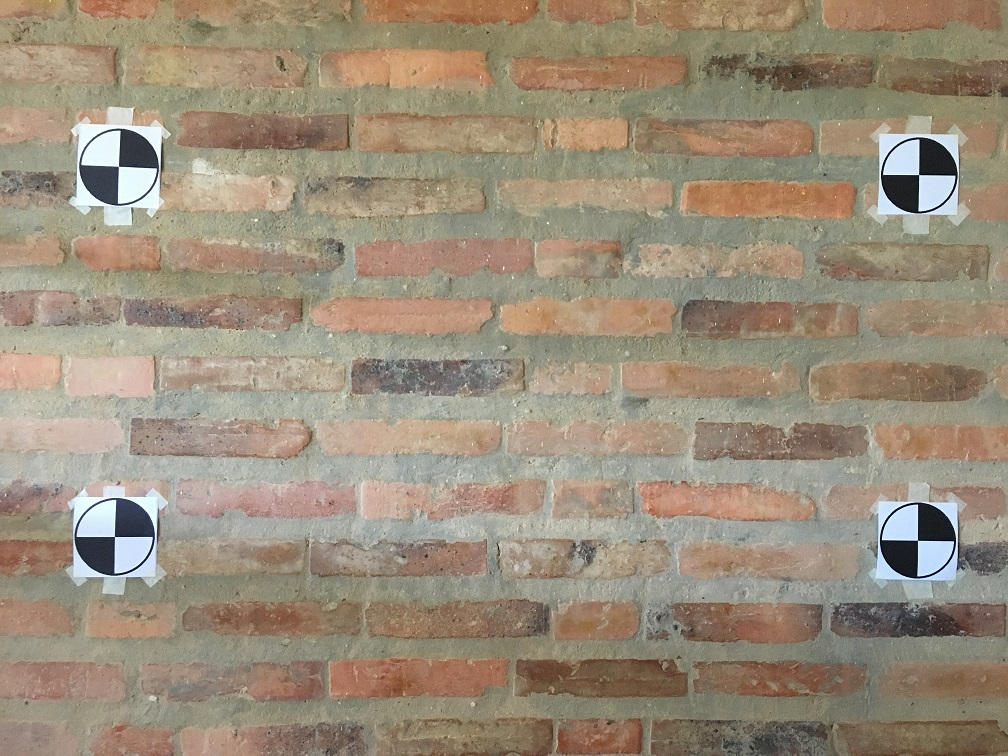
#> input picture inputs/real1.jpg, 1008 x 756 px
$ python -i ARTest.py   (imports and definitions only)
#> lines starting #> are read from the running program, lines starting #| are printed output that depends on the picture; after the words box and inside, x2 and y2 are one past the last pixel; in counts of white or black regions, pixels touching at a corner belong together
#> further down, picture is the input picture: shape (756, 1008, 3); mean B, G, R 122.5, 141.7, 154.7
import cv2
import numpy as np
import math
import operator


def find_markers(image, template = None, prevFrameMarkers = None):
    """Finds four corner markers.

    Use a combination of circle finding, corner detection and convolution to
    find the four markers in the image.

    Args:
        image (numpy.array): image array of uint8 values.
        template (numpy.array): template image of the markers.
        prevFrameMarkers:  List of four (x, y) tuples
            in the order [top-left, bottom-left, top-right, bottom-right]
            that were the marker locations in the previous frame of the video

    Returns:
        list: List of four (x, y) tuples
            in the order [top-left, bottom-left, top-right, bottom-right].
    """
    """average convolution result and prev frame"""
    print("running function for markers")
    copy = np.copy(image)
    gray = cv2.cvtColor(copy, cv2.COLOR_BGR2GRAY)
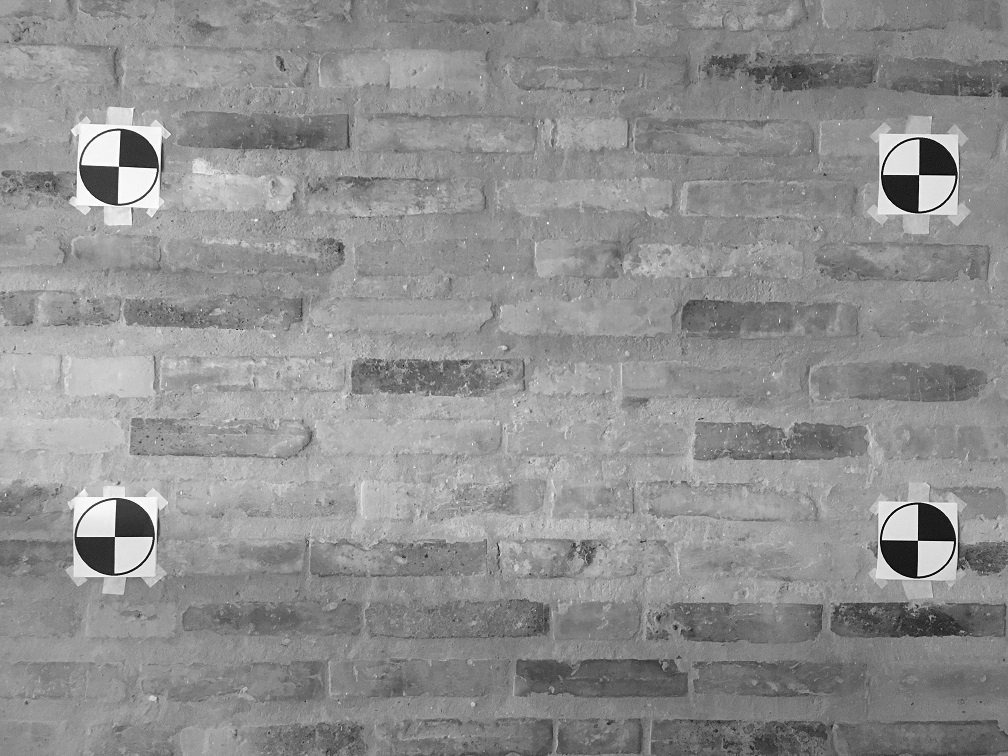
#> gray: shape (756, 1008); min 1, max 255, mean 143.4
    copy = cv2.GaussianBlur(image,(9,9),0)
    #find corners and get set of points
    harris = cv2.cornerHarris(gray, blockSize = 6, ksize = 7, k = 0.04)
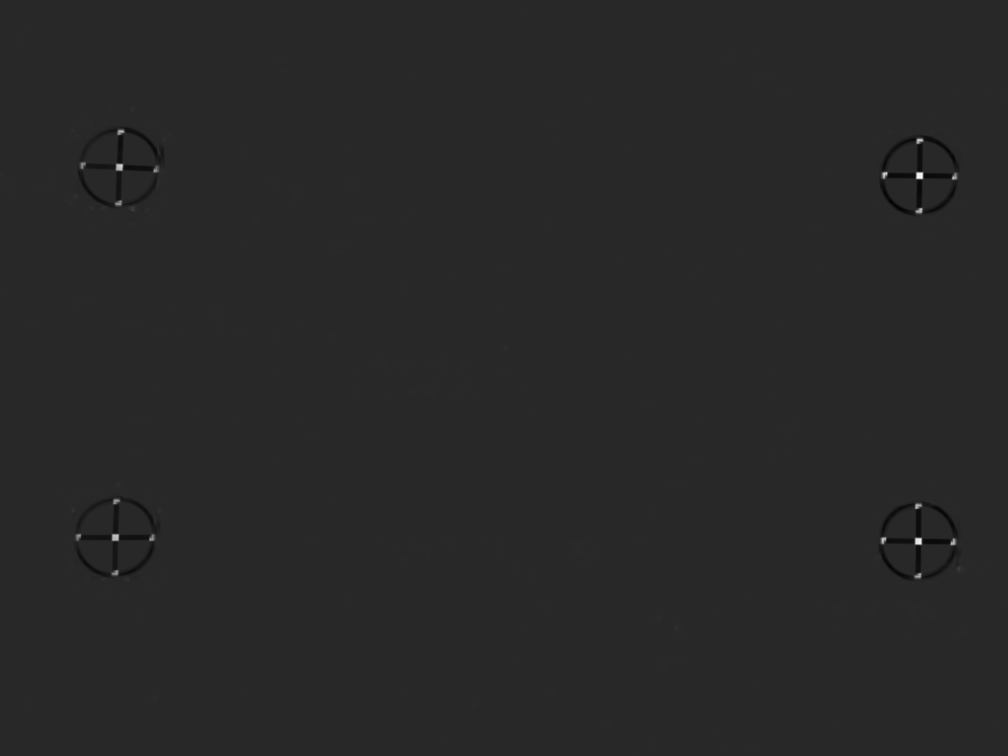
#> harris: shape (756, 1008) float32; min -36.04, max 190.2, mean -0.1; drawn with min black and max white
    (r, c) = np.where(harris > np.max(harris) / 8.0)
#> r = 767 values from 129 to 578; c = 767 values, max 957 at index 255, min 76 at index 456, mean 540.1
    points = np.float32(np.vstack((c, r)).T)  #convert the output of np.where to a 2d array of points (Nx2), this is needed for using kmeans
#> points = 767 pairs, first value 76 to 957, second value 129 to 578
    corner_copy = np.copy(image)
    for p in points:
        cv2.circle(corner_copy, tuple(p), 1, (234, 26, 232), thickness = -1)  #show points on the image, note: we need to change p from a list to a tuple
        compactness, classified_points, means = cv2.kmeans(data = points, K=4,
            bestLabels=None, criteria=(cv2.TERM_CRITERIA_EPS | cv2.TERM_CRITERIA_MAX_ITER, 1, 10),
            attempts=1, flags=cv2.KMEANS_PP_CENTERS)
#> this loop made 1 pass
#> p on pass 1: [119, 129]
#> corner_copy: shape (756, 1008, 3); under 0.01% of pixels changed, all inside (x1, y1, x2, y2) = (118, 128, 121, 131)
    ret = []
    for i in range(4):
        ret.append((int(means[i][0]), int(means[i][1])))
    print(ret)
    ret.sort(key = operator.itemgetter(0))
    ret[0:2] = sorted(ret[0:2], key=lambda tup: tup[1])
    print(ret)
    ret[2:4] = sorted(ret[2:4], key=lambda tup: tup[1])
    print(ret)
    return ret

# [71 lines left out: functions draw_box, find_four_point_transform, project_imageA_onto_imageB, get_corners_list, not called in this run]

>>> import cv2
>>> picture = cv2.imread('inputs/real1.jpg')
#> (the run stopped early here; a loop or call above may not have finished)

$ run again, on inputs/real2.jpg
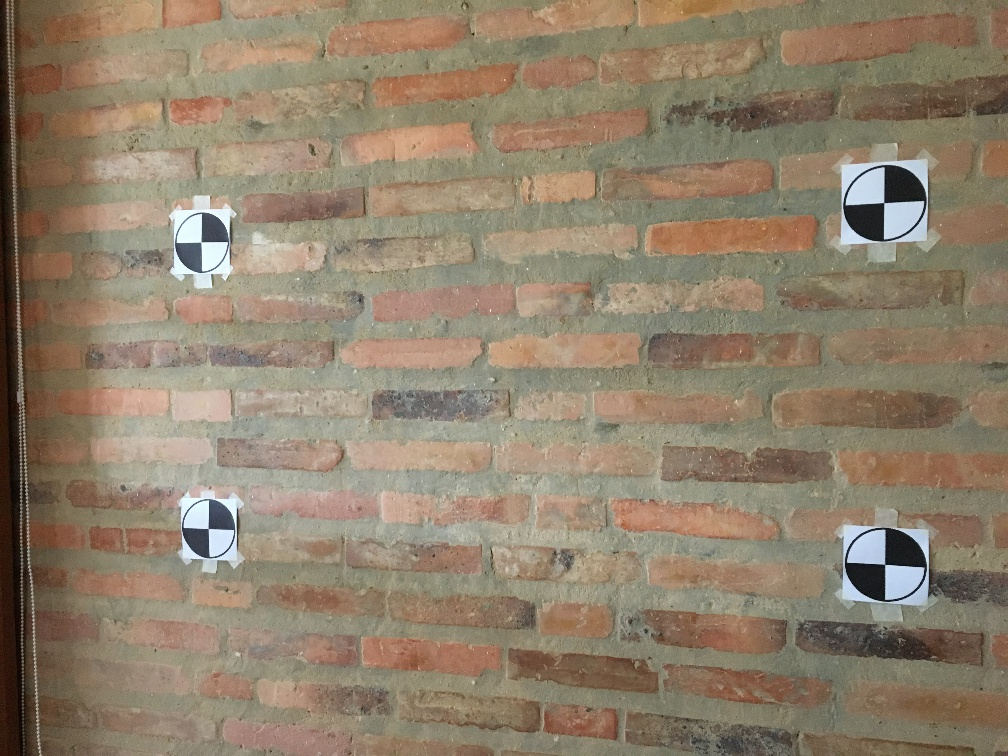
#> input picture inputs/real2.jpg, 1008 x 756 px
#> picture is the input picture: shape (756, 1008, 3); mean B, G, R 107.9, 128.6, 143.9
#> in find_markers, `gray = cv2.cvtColor(copy, cv2.COLOR_BGR2GRAY)`:
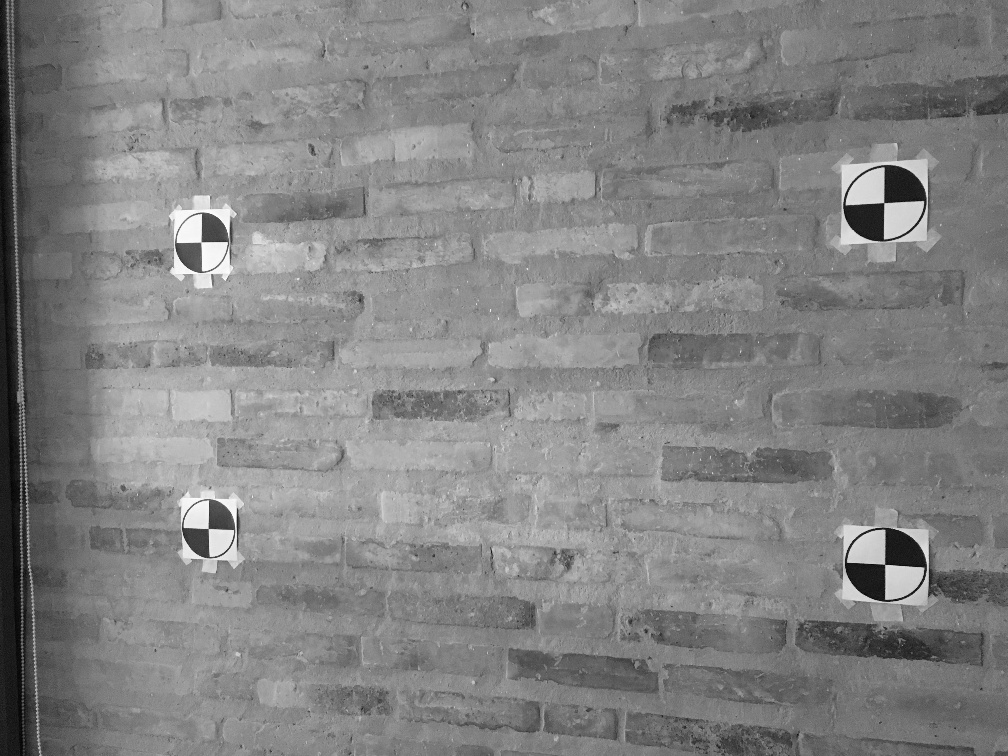
#> gray: shape (756, 1008); min 2, max 253, mean 130.8
#> in find_markers, `harris = cv2.cornerHarris(gray, blockSize = 6, ksize = 7, k = 0.04)`:
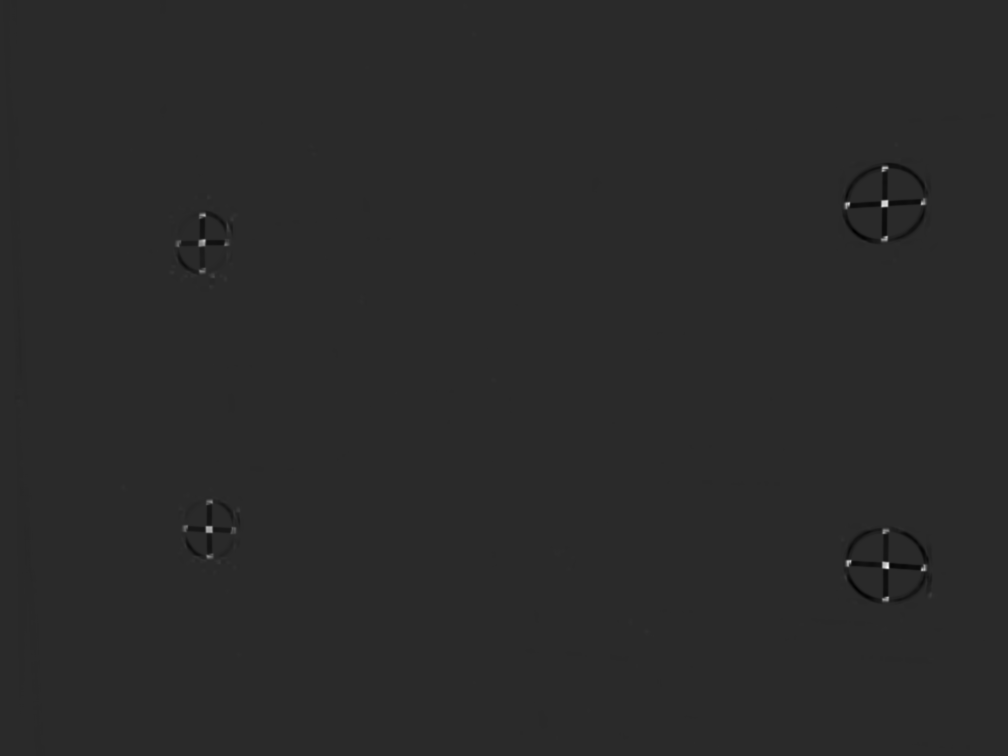
#> harris: shape (756, 1008) float32; min -25.28, max 128, mean 0; drawn with min black and max white
#> r = 720 values from 166 to 601; c = 720 values, max 926 at index 626, min 176 at index 258, mean 580.7
#> points = 720 pairs, first value 176 to 926, second value 166 to 601
#> the loop in find_markers, `for p in points:` made 1 pass
#> p on pass 1: [882, 166]

$ run again, on inputs/real3.jpg
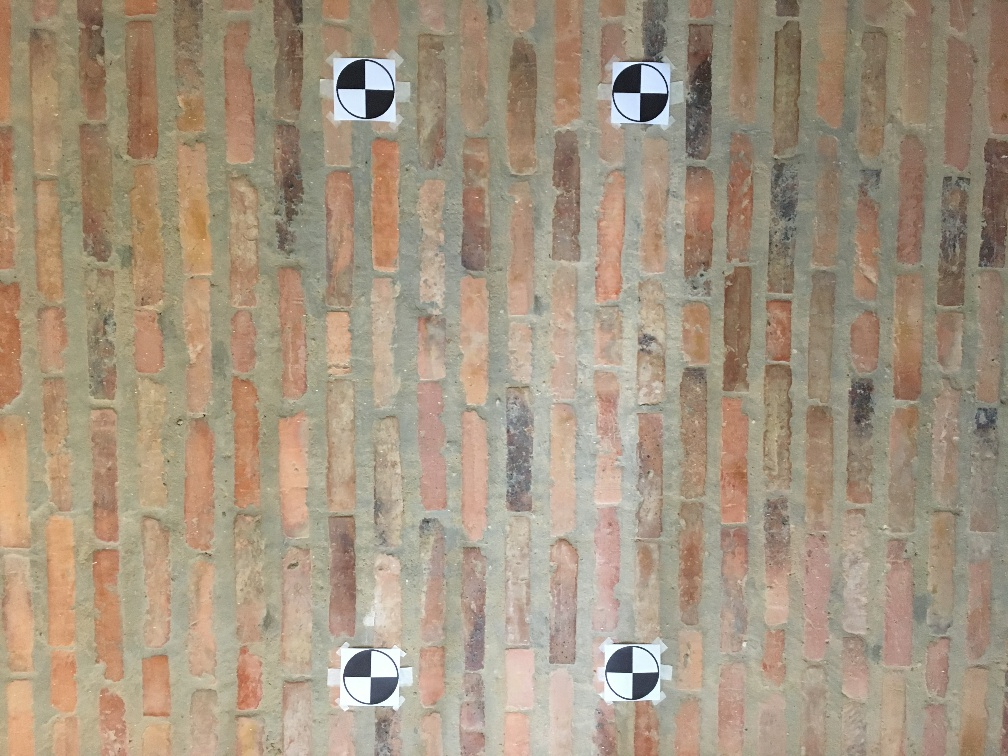
#> input picture inputs/real3.jpg, 1008 x 756 px
#> picture is the input picture: shape (756, 1008, 3); mean B, G, R 128.9, 149.2, 164.9
#> in find_markers, `gray = cv2.cvtColor(copy, cv2.COLOR_BGR2GRAY)`:
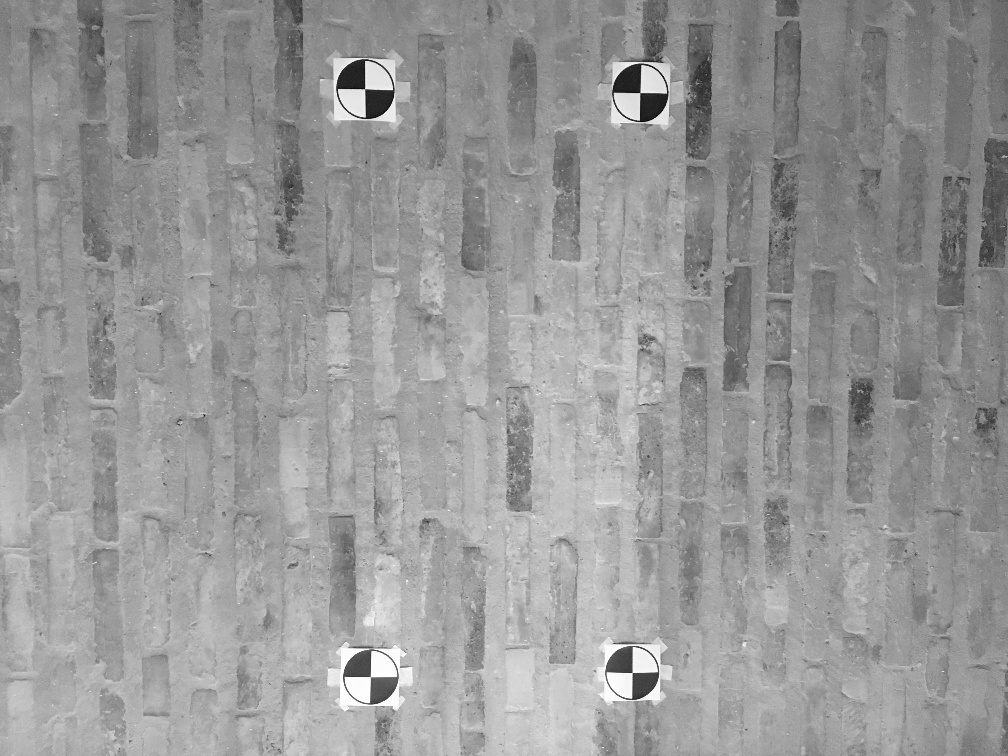
#> gray: shape (756, 1008); min 6, max 255, mean 151.6
#> in find_markers, `harris = cv2.cornerHarris(gray, blockSize = 6, ksize = 7, k = 0.04)`:
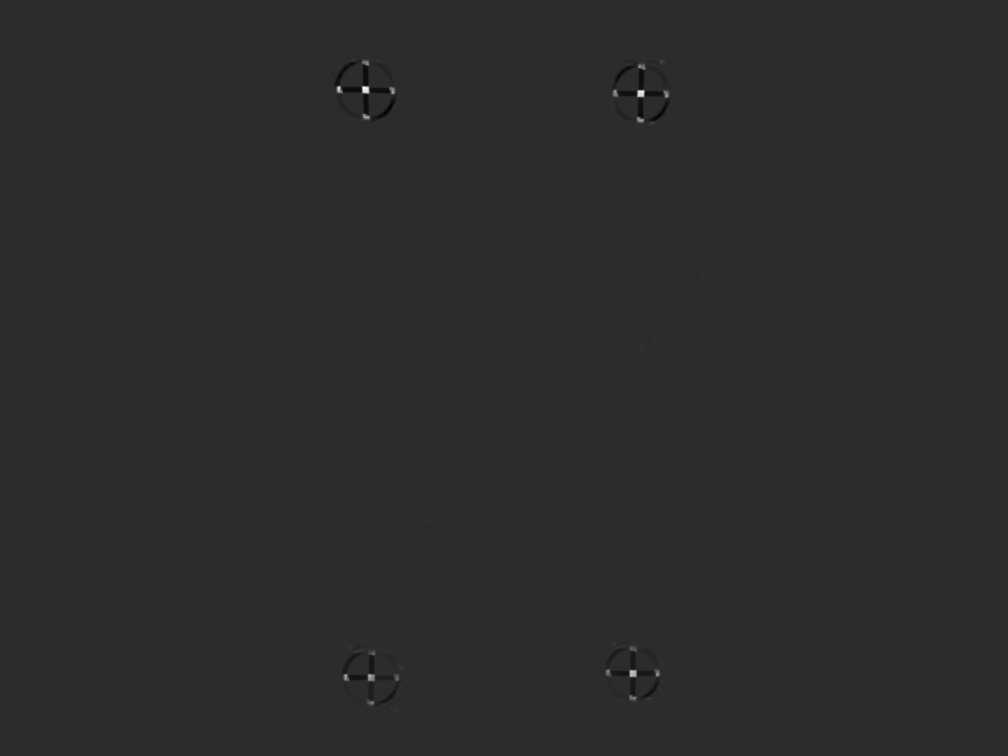
#> harris: shape (756, 1008) float32; min -33.16, max 158, mean 0; drawn with min black and max white
#> r = 710 values from 60 to 704; c = 710 values, max 668 at index 201, min 336 at index 76, mean 503.3
#> points = 710 pairs, first value 336 to 668, second value 60 to 704
#> the loop in find_markers, `for p in points:` made 1 pass
#> p on pass 1: [363, 60]
